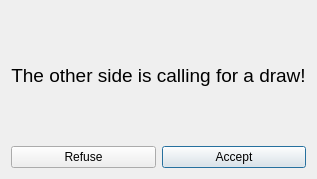
<?xml version="1.0" encoding="UTF-8"?>
<ui version="4.0">
 <class>DialogHe</class>
 <widget class="QDialog" name="DialogHe">
  <property name="geometry">
   <rect>
    <x>0</x>
    <y>0</y>
    <width>313</width>
    <height>179</height>
   </rect>
  </property>
  <property name="windowTitle">
   <string>Dialog</string>
  </property>
  <layout class="QGridLayout" name="gridLayout">
   <item row="0" column="0">
    <layout class="QVBoxLayout" name="verticalLayout">
     <item>
      <widget class="QLabel" name="label">
       <property name="font">
        <font>
         <pointsize>14</pointsize>
        </font>
       </property>
       <property name="text">
        <string>The other side is calling for a draw!</string>
       </property>
       <property name="alignment">
        <set>Qt::AlignCenter</set>
       </property>
      </widget>
     </item>
     <item>
      <layout class="QHBoxLayout" name="horizontalLayout">
       <item>
        <widget class="QPushButton" name="pushButton">
         <property name="text">
          <string>Refuse</string>
         </property>
        </widget>
       </item>
       <item>
        <widget class="QPushButton" name="pushButton_2">
         <property name="text">
          <string>Accept</string>
         </property>
         <property name="default">
          <bool>true</bool>
         </property>
        </widget>
       </item>
      </layout>
     </item>
    </layout>
   </item>
  </layout>
 </widget>
 <resources/>
 <connections/>
</ui>
